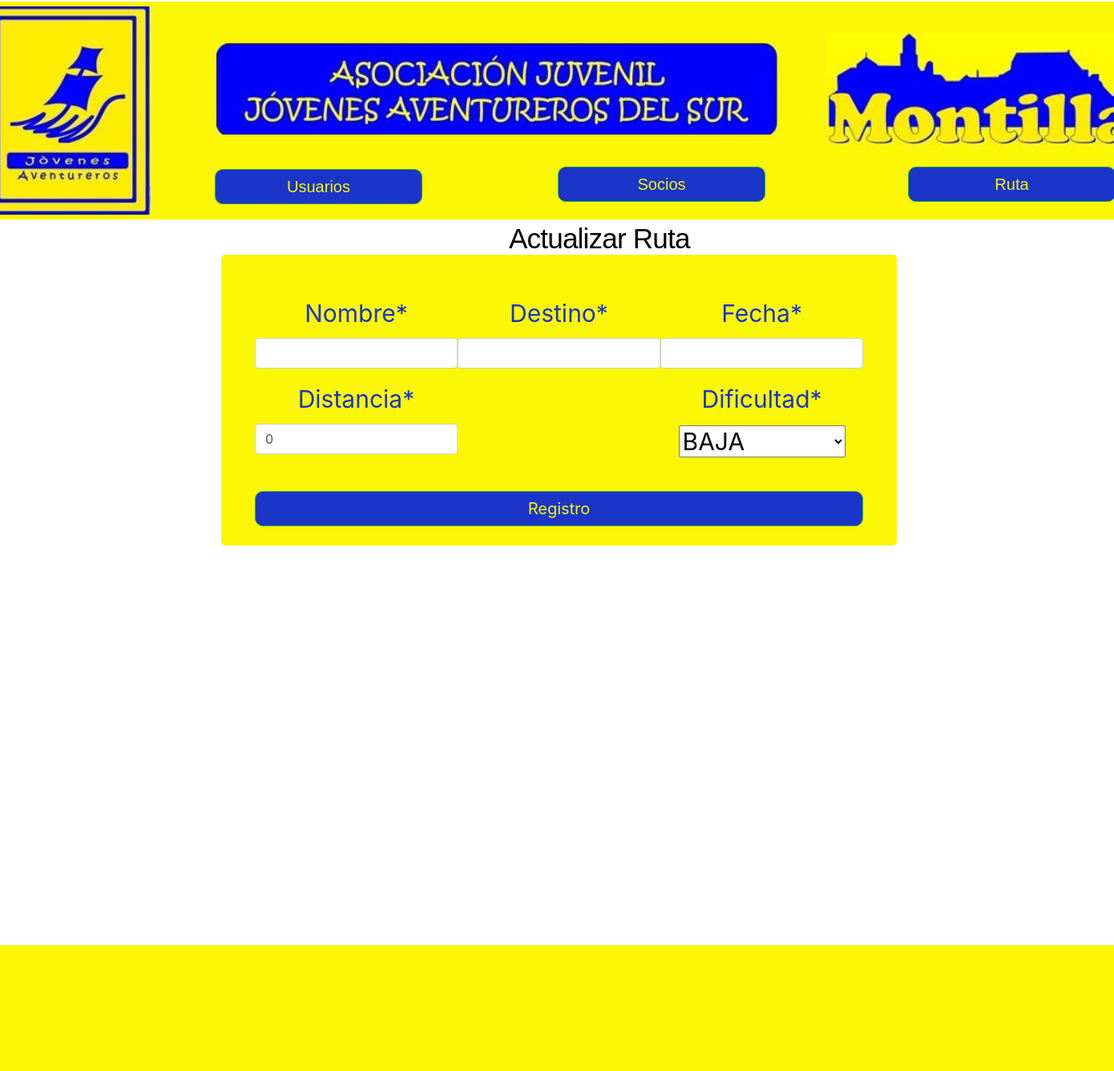
/socios/actualizarInscripcion/28/, run on an earlier commit of the app's database.
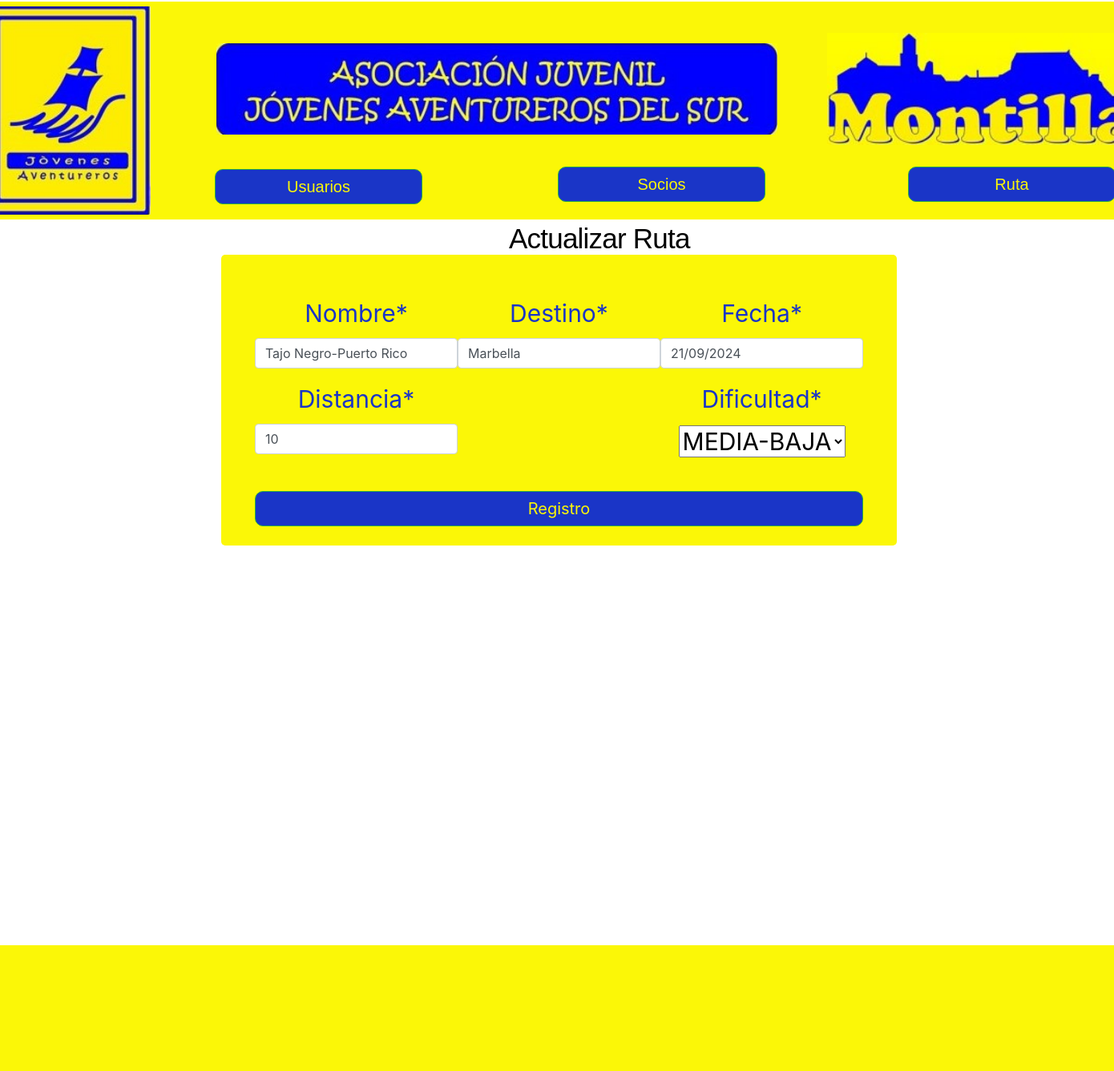
And on a later commit of the database.
### Socios/models.py (models this page shows, shortened)
class Inscripciones(models.Model):
    id = models.AutoField(primary_key=True)
    nombre = models.CharField(max_length=30)
    destino = models.CharField(max_length=30, blank=False)
    fecha = models.CharField(max_length=16, blank=False)
    distancia = models.IntegerField(default=0)
    dificultad = models.CharField(max_length=20, choices=DIFICULTAD, default=BAJA)
    precio_socio = models.PositiveIntegerField()
    precio_no_socio = models.PositiveIntegerField()
    finalizada = models.BooleanField(default=False)
    recaudacion_socios = models.IntegerField(default=0)
    recaudacion_no_socios = models.IntegerField(default=0)
    pago_metalico = models.IntegerField(default=0)
    pago_banco = models.IntegerField(default=0)
    total_socios = models.IntegerField(default=0)
    total_no_socios = models.IntegerField(default=0)
    total_guias = models.IntegerField(default=0)

### Socios/views.py (the view)
# urls.py: path("actualizarInscripcion/<int:inscripcionid>/", actualizar_inscripcion, name="Actualizar Inscripcion"),
def actualizar_inscripcion(request, inscripcionid):
    inscripcion = Inscripciones.objects.filter(id = inscripcionid).first()
    if request.method == 'POST':
        inscripcion_form = InscripcionFormA(request.POST, instance=inscripcion)
        if inscripcion_form.is_valid():
            inscripcion_form.save()
        return redirect('Incripciones Abiertas')
    else:
        inscripcion_form = InscripcionFormA(instance=inscripcion)
        return render(request, 'socios/actualizarInscripcion.html', {'formulario': inscripcion_form})

### Socios/forms.py
class InscripcionFormA(forms.ModelForm):
    class Meta:
        model = Inscripciones
        fields = ['nombre', 'destino','fecha', 'distancia', 'dificultad']

### Socios/templates/socios/actualizarInscripcion.html (shortened to what this page needs)
{% extends "jovenesAventureros/base.html" %}
{% load crispy_forms_tags %}
{% load widget_tweaks %}
{% load static %}
{% block content %}
<p class="gestiones" style="font-size: 35px; margin-top: -25px;margin-left: 100px;">Actualizar Ruta</p>
  <div class="overlap-groupRegister">
  <div class="contenedorFormularioPerfil" style="width: 70%; margin-top: -2px;">
    <form method="post" action="" style="color: rgb(9, 10, 11); text-align: center; margin-top: 30px;">
        <div style="margin-top: 50px; color: rgba(26, 53, 199, 1); font-size: 30px; display: flex; flex-direction: column; align-items: center;">
            <div style="display: flex; justify-content: space-around; width: 90%;">
                <div style="width: 45%;">
                    {{ formulario.nombre|as_crispy_field }}
                    {{ formulario.distancia|as_crispy_field }}
                </div>
                <div style="width: 45%;">
                    {{ formulario.destino|as_crispy_field }}
                    <br><br>
                    <br><br>
                </div>
                <div style="width: 45%;">
                    {{formulario.fecha|as_crispy_field }}
                    {{ formulario.dificultad|as_crispy_field }}
                </div>
            </div>
        </div>
        <button type="submit" class="btn btn-success" style="margin-top: -55px; margin-bottom: 15px;background-color:rgba(26, 53, 199, 1); border-radius: 10px; color: #FBF707; width: 90%;font-size: 20px;">Registro</button>
    </form>
  </div>
  </div>
  <div class="boRE">
</div>
{% endblock %}

What changed in the data, as far as the page shows it:
added Inscripciones: nombre "Tajo Negro-Puerto Rico", distancia "10", destino "Marbella", fecha "21/09/2024", dificultad "MEDIA-BAJA"
Also different on the page:
form field distancia: "0" → (not shown)
form field dificultad: "BAJA" → (not shown)
